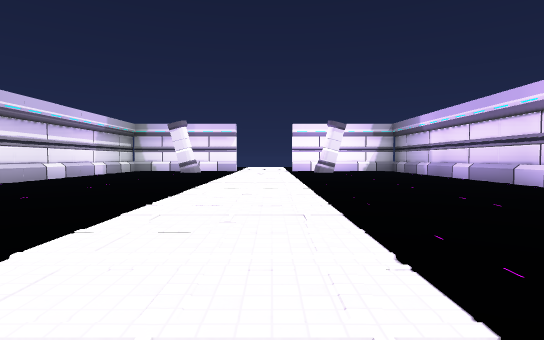
View 1 (above)

19 first-person views from a walk through a 3-D level made in the Unity game engine. The camera is 1.2 m above the floor, tilts 2° down and sees 80° across. The floor is counted in squares, 2 m on a side. Each view is taken from the middle of a square. On the plan, view 1 faces up. The plan holds only what a view shows up to about 10 squares ahead; the rest is blank. The place goes on beyond the plan. The player character is not drawn. Some surface patterns are stand-ins.

View 2
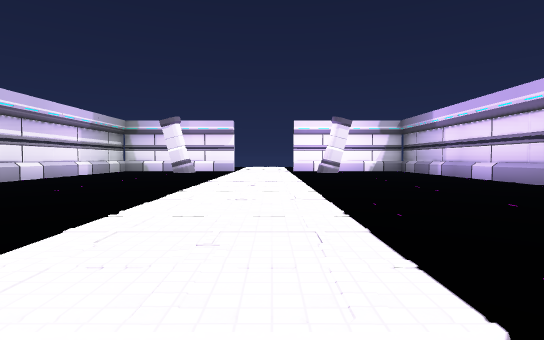

View 3
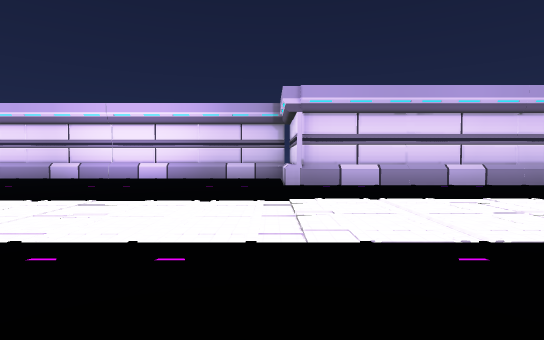

View 4
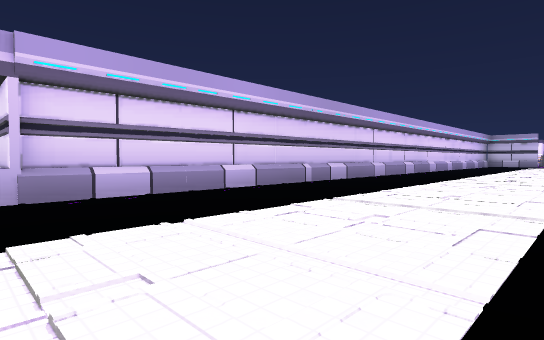

View 5
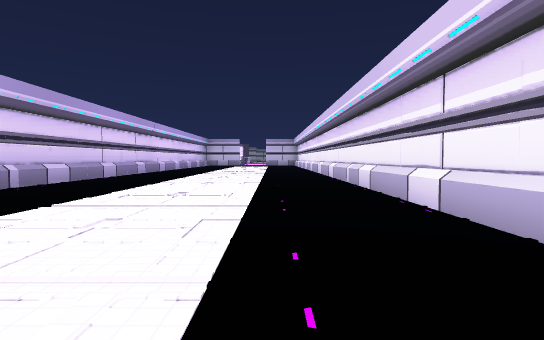

View 6
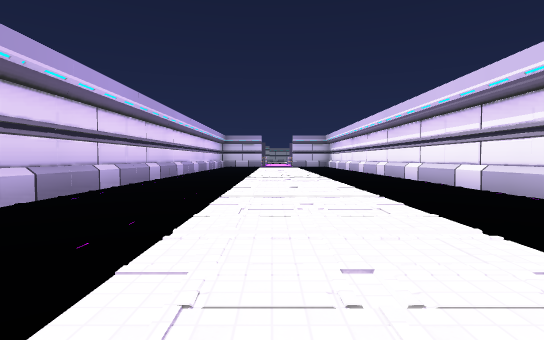

View 7
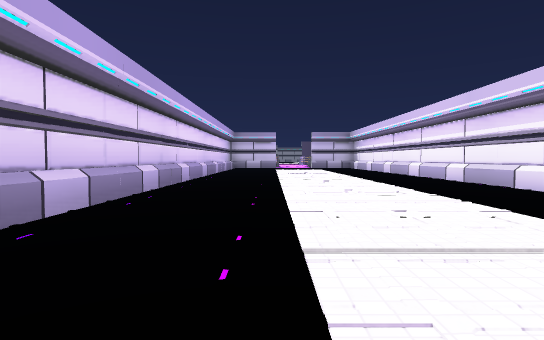

View 8
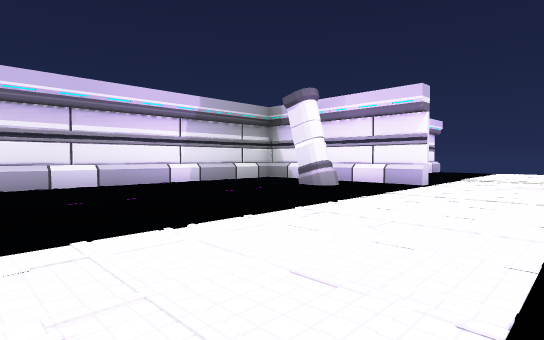

View 9
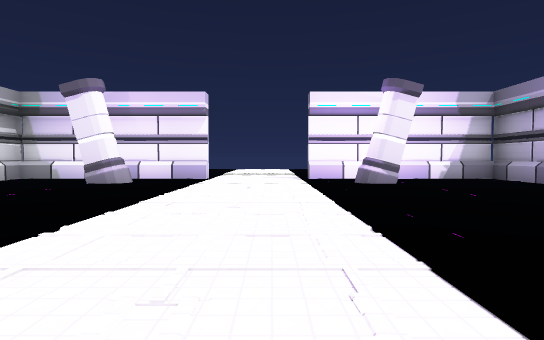

View 10
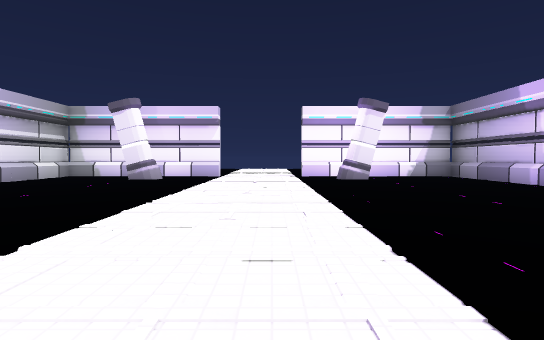

View 11
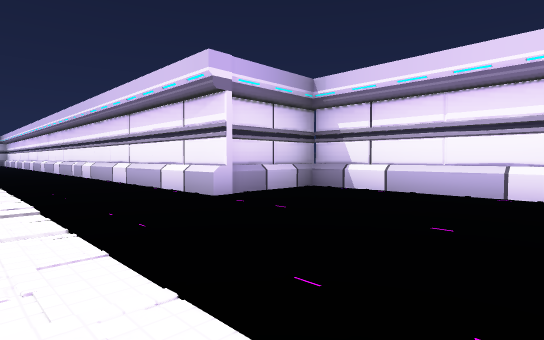

View 12
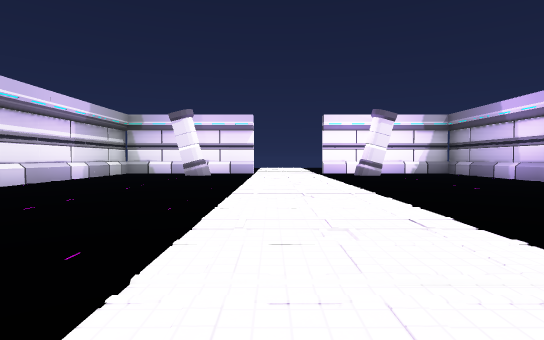

View 13
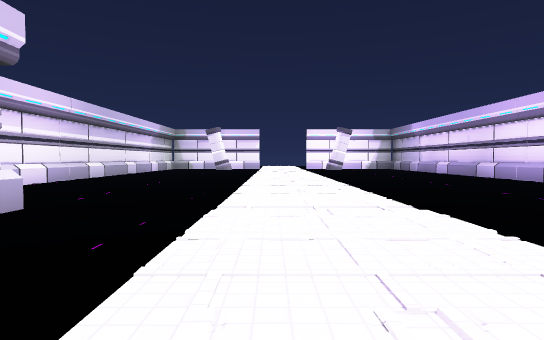

View 14
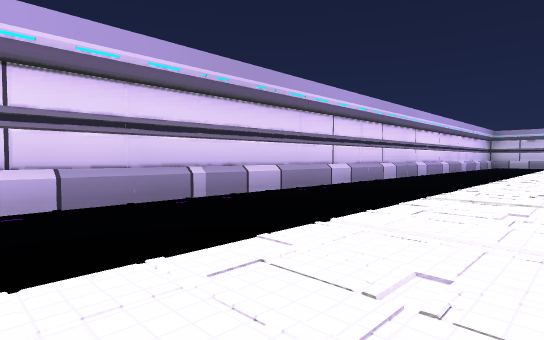

View 15
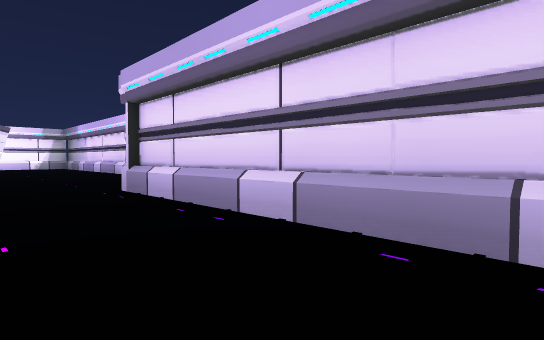

View 16
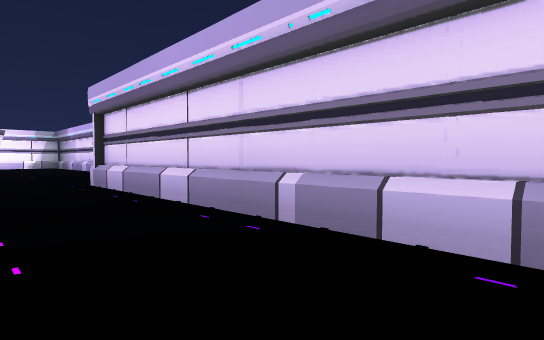

View 17
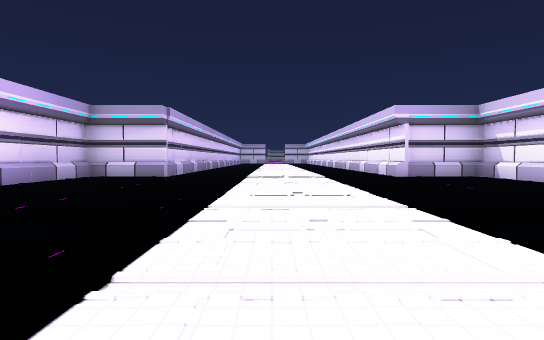

View 18
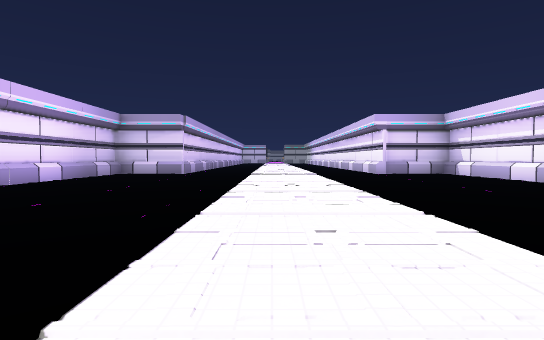

View 19
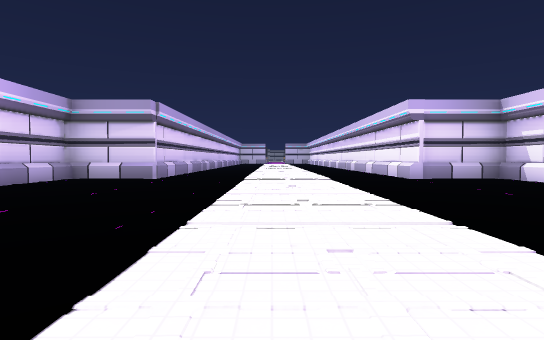

### Floor plan
Points are (right, up) in squares from view 1. A wall is a line through its corners. A room is listed if a view was taken in it or the views show most of it. See-through windows are left out.
Room 1 (views 1, 2, 3, 4, 5, 6, 7, 8, 9, 10, 11, 12, 13, 14, 15, 16, 17, 18, 19)
walls: (3.4, 0.4) (5.7, 0.4); (-4.2, 0.9) (-4.2, -16); (6, 0.7) (6, 15.4); (-6.5, 0.7) (-3.9, 0.7); (-6.5, 0.4) (-4.5, 0.4); (-6.8, 7) (-6.8, 0.7); (-1.6, 15.7) (-6.5, 15.7); (-1.7, 15.9) (-1.7, 15.4); (5.7, 15.7) (1, 15.7); (-6.8, 15.4) (-6.8, 8); (3.4, -16) (3.4, 0.7); (3.7, -16) (3.6, 0.8)
low walls: (3.4, 0.7) (5.7, 0.7) (5.7, 15.4) (3.3, 15.4); (-3.9, 0.7) (-3.9, -16); (-1.7, 15.4) (-4, 15.4); (2.4, 15.4) (0.9, 15.4); (-4.9, 15.4) (-6.5, 15.4) (-6.5, 0.7)
objects: other object (-4, 14) to (-3, 14); other object (2, 14) to (3, 14)

Where each view was taken, in squares from view 1:
view 1: 0 up, 0 right, facing up
view 2: 1 up, 0 right, facing up
view 3: 1 up, 4 left, facing right
view 4: 1 up, 2 left, facing down-right
view 5: 1 up, 2 left, facing down
view 6: 3 down, 0 right, facing down
view 7: 6 down, 1 right, facing down
view 8: 8 up, 1 right, facing up-left
view 9: 7 up, 0 right, facing up
view 10: 5 up, 0 right, facing up
view 11: 5 up, 1 left, facing down-left
view 12: 3 up, 1 left, facing up
view 13: 3 down, 1 left, facing up
view 14: 3 down, 1 left, facing down-right
view 15: 6 down, 1 right, facing up-right
view 16: 8 down, 1 right, facing up-right
view 17: 11 up, 0 right, facing down
view 18: 13 up, 0 right, facing down
view 19: 10 up, 0 right, facing down
